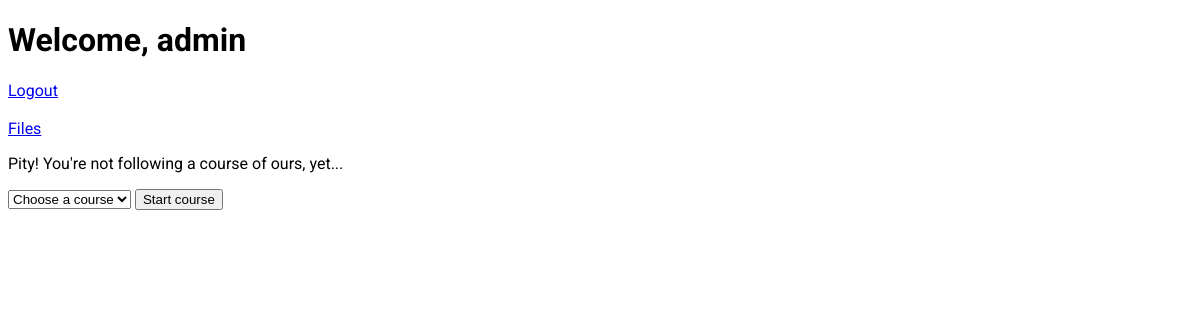
Before: /user (signed in) with the older database file.
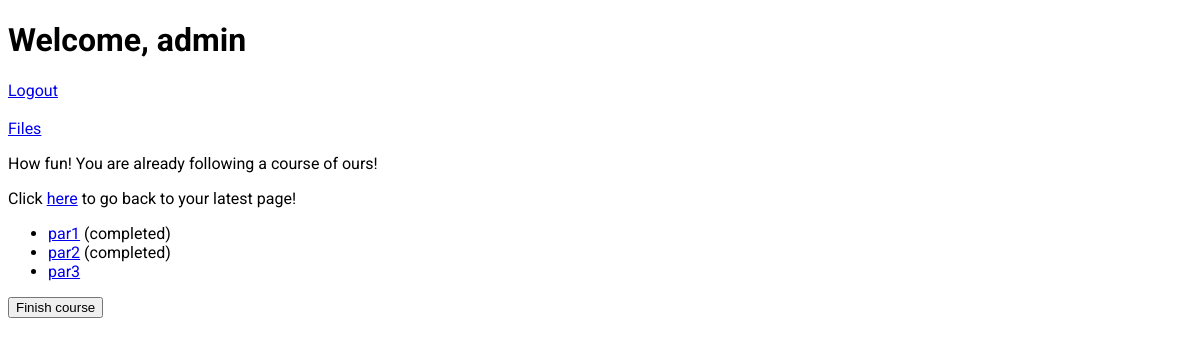
After: the same page with the newer database file.
### home/models.py (models this page shows, shortened)
class Progress(models.Model):
    course = models.ForeignKey(Course, on_delete=models.CASCADE)
    path = models.ForeignKey(Filepage, on_delete=models.CASCADE)
    completed = models.BooleanField(default=False)
    class Meta:
        unique_together = ('course', 'path')

### files/models.py (models this page shows, shortened)
class Filepage(models.Model):
    chapterpath = models.CharField(max_length=16, default="h1")
    path = models.CharField(max_length=16, default="1")
    title = models.CharField(max_length=32, default="title")
    file = models.TextField()

### home/views.py (the view)
# urls.py: path("user", views.user, name="user"),
@login_required
def user(request, message = None, status_code = None):
    if request.method == "POST":
        uid = request.user.id
        user = User.objects.get(id=uid)
        chosencourse = request.POST["chosen_course"]
        course = Courselist.objects.get(name=chosencourse)
        try:
            olds = OldProgress.objects.filter(user=user, course=course)
        except:
            pass
        c = Course(user=user, course=course)
        c.save()
        if olds:
            for old in olds:
                progress = Progress(course=c, path=old.path, completed=old.completed)
                progress.save()
        else:
            pathslist = []
            for p in Filepage.objects.filter(chapterpath=c.course.start.chapterpath):
                pathslist.append(p.path)
            for q in pathslist:
                path = Filepage.objects.get(chapterpath=c.course.start.chapterpath, path=q)
                progress = Progress(course=c, path=path)
                progress.save()
        return HttpResponseRedirect("/user")
    else:
        uid = request.user.id
        user = User.objects.get(id=uid)
        course = None
        courselist = Courselist.objects.all()
        c = Course.objects.filter(user=user).first()
        if c:
            course = c
        else:
            return render(request, "home/user.html", {
                "course":course,
                "courselist":courselist,
            })
        def makeKey(progress):
            return int(progress.path.path)
        pathslist = Progress.objects.filter(course=c)
        pathslist = sorted(pathslist, key=makeKey)
        return render(request, "home/user.html", {
            "course":course,
            "pathslist":pathslist,
        })

### home/templates/home/user.html (shortened to what this page needs)
{% extends "home/layout.html" %}
{% block body %}
    <h1> Welcome, {{ request.user.username }} </h1>
    <a href="{% url 'logout' %}">Logout</a></br></br>
    <a href="/files">Files</a>
    {% if course %}
        <p>How fun! You are already following a course of ours!</p>
        <p>Click <a href="{% url 'latestpage' %}">here</a> to go back to your latest page!</p>
    {% else %}
        <p>Pity! You're not following a course of ours, yet...</p>
        <p>
            <form action="{% url 'user' %}" method="post">
                <select id="choose_course" name="chosen_course">
                    <option selected="true" disabled="disabled">Choose a course</option>
                </select>
                <button type="submit">Start course</button>
            </form>
        </p>
    {% endif %}
    <ul>
    {% for path in pathslist %}
        <li>
            <a href="{% url 'fileview' path.path.chapterpath path.path.path %}">{{ path.path.title }}</a>
            {% if path.completed %} (completed) {% endif %}
        </li>
    {% endfor %}
    </ul>
    {% if course %}
    <form method="get" action="{% url 'leavecourse' %}">
        <button type="submit">Finish course</button>
    </form>
    {% endif %}
{% endblock %}

### home/templates/home/layout.html (shortened to what this page needs)
{% load static %}
<!DOCTYPE html>
<html>
<head>
    <link href="{% static 'home/styles.css' %}" rel="stylesheet" type='text/css'>
    <link href="https://cdn.jsdelivr.net/npm/@mdi/font@4.x/css/materialdesignicons.min.css" rel="stylesheet">
    <link href="https://cdn.jsdelivr.net/npm/vuetify@2.x/dist/vuetify.min.css" rel="stylesheet">
</head>
<body>
    <div id="app">
    <v-app>
        {% block body %}
        {% endblock %}
    </v-app>
    </div>
</body>
</html>

### home/static/home/styles.css (style rules this page uses)
body { font-family: Roboto,sans-serif; }

Changed rows visible on the page:
added Progress: path "par1", completed "(completed)"
added Progress: path "par2", completed "(completed)"
added Progress: path "par3"
Other visible differences:
form field chosen_course: "Choose a course" → (not shown)
text no longer shown: "Pity! You're not following a course of ours, yet... Start course"
text now shown: "How fun! You are already following a course of ours! Click here to go back to your latest page! Finish course"
